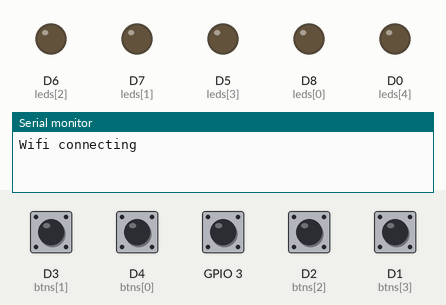
A sketch run on a simulated ESP8266 (NodeMCU). Parts: output pins drawn as LEDs (lit = HIGH), the last lines printed to the serial monitor. The inputs (shaded band) are chosen by the test bench; at power-on: D1 (btns[3]), D2 (btns[2]), D3 (btns[1]), D4 (btns[0]), GPIO 3 HIGH.

Above: at 1.4 s.
1.5 s: D3 (btns[1]) pulled LOW for 0.25 s
At 2.1 s:
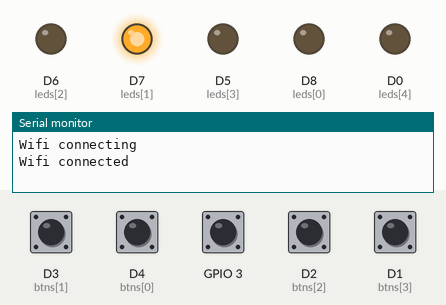
3.2 s: D4 (btns[0]) pulled LOW for 0.25 s
At 3.9 s:
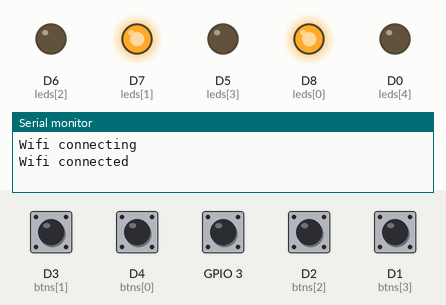
5.0 s: GPIO 3 pulled LOW for 0.25 s
At 6.5 s:
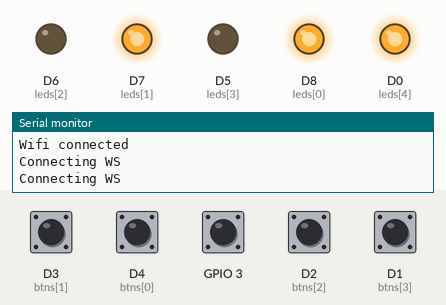
6.8 s: D2 (btns[2]) pulled LOW for 0.25 s
At 8.0 s:
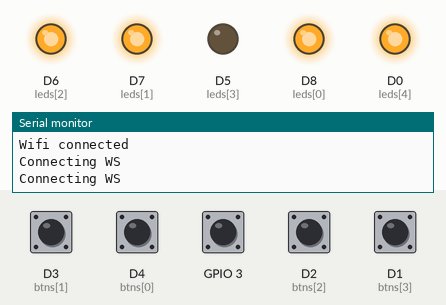
8.6 s: D1 (btns[3]) pulled LOW for 0.25 s
At 9.3 s:
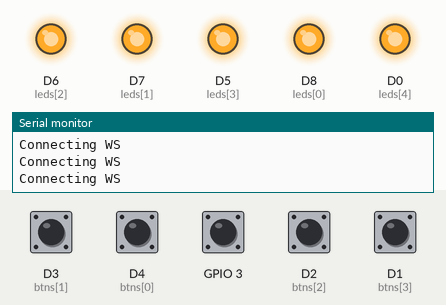
10.4 s: D3 (btns[1]) pulled LOW for 1 s
At 11.8 s:
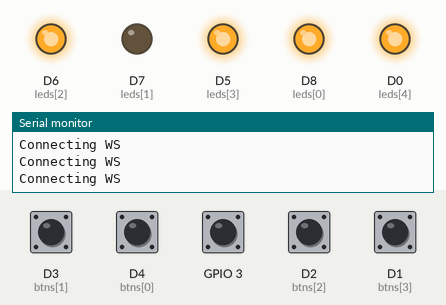
Timing chart, 0 to 13.4 s (numbered marks = the images above; inputs shaded):
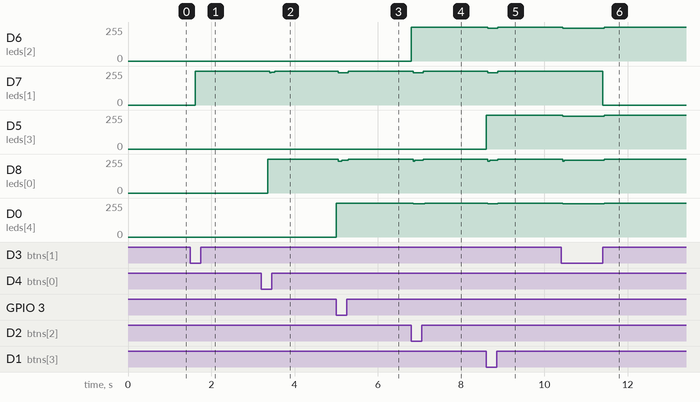

The sketch:

GroceryList.ino
```cpp
#include <stdarg.h>
#include <string.h>
#include "Pins.h"
#include "WifiHelpers.h"

const int optCount = 5;
const int leds[optCount] = { D8, D7, D6, D5, D0 };
const int btns[optCount] = { D4, D3, D2, D1, RX };
bool onList[optCount] = { false, false, false, false, false };

const int listId = 175;
const char* items[optCount] = { "Bread", "Eggs", "Milk", "Cheese", "Butter" };

bool pressed = false;

unsigned long lastDebounceTime = 0;
unsigned long debounceDelay = 200;

void setup() {
  Serial.begin(115200);
  pinMode(D0, OUTPUT);
  for (int thisLed = 0; thisLed < optCount; thisLed++) {
    pinMode(leds[thisLed], OUTPUT);
  }
  for (int thisBtn = 0; thisBtn < optCount; thisBtn++) {
    pinMode(btns[thisBtn], INPUT_PULLUP);
  }

  wifiInit(
    UpstairsWifi,
    String("{\"command\":\"subscribe\",\"identifier\":\"{\\\"channel\\\":\\\"ListJsonChannel\\\",\\\"channel_id\\\":\\\"list_") + listId + String("\\\"}\"}"),
    getState,
    onMessageCallback
  );
}

void loop() {
  if (debounce()) {
    displayLeds();
  }

  // Wifi connection + retry
  wifiLoop();
}

void post(String data) {
  String str = "{\"command\":\"message\",\"identifier\":\"{\\\"channel\\\":\\\"ListJsonChannel\\\",\\\"channel_id\\\":\\\"list_";
  str += listId;
  str += "\\\"}\",\"data\":\"";
  str += data;
  str += "\"}";
  client.send(str);
}

void addItem(int itemIdx) {
  if (onList[itemIdx]) {
    onList[itemIdx] = false;
    String str = "{\\\"action\\\":\\\"receive\\\",\\\"remove\\\": \\\"";
    str += items[itemIdx];
    str += "\\\"}";
    post(str);
  } else {
    onList[itemIdx] = true;
    String str = "{\\\"action\\\":\\\"receive\\\",\\\"add\\\": \\\"";
    str += items[itemIdx];
    str += "\\\"}";
    post(str);
  }
}

void displayLeds() {
  bool somePressed = false;
  for (int thisBtn=0; thisBtn < optCount; thisBtn++) {
    if (digitalRead(btns[thisBtn]) == LOW) {
      somePressed = true;
      if (!pressed) {
        pressed = true;
        addItem(thisBtn);
      }
    } else {
      digitalWrite(leds[thisBtn], LOW);
    }
  }
  if (!somePressed) {
    pressed = false;
    lastDebounceTime = millis();
  }

  for (int thisItem=0; thisItem < optCount; thisItem++) {
    if (onList[thisItem]) {
      digitalWrite(leds[thisItem], HIGH);
    }
  }
}

void getState() {
  post("{\\\"action\\\":\\\"receive\\\",\\\"get\\\":\\\"true\\\"}");
}

char* dupStr(const char* frozenStr) {
  char* mem = (char*)malloc(strlen(frozenStr) + 1);

  return strcpy(mem, frozenStr);
}

void onMessageCallback(WebsocketsMessage message) {
  char* lwr_message = strlwr(dupStr(message.c_str()));
  // Serial.println(lwr_message);

  for (int thisItem=0; thisItem < optCount; thisItem++) {
    const char* itemName = items[thisItem];
    String quote = "\"";
    char itemChar[1000];
    (quote + items[thisItem] + quote).toCharArray(itemChar, 1000);
    char* lwr_item = strlwr(dupStr(itemChar));

    if (strstr(lwr_message, lwr_item)) {
      onList[thisItem] = true;
    } else {
      onList[thisItem] = false;
    }
  }
}

bool debounce() {
  return (millis() - lastDebounceTime) > debounceDelay;
}
```

Measured:
- after the input at 1.5 s, D7 (leds[1]): 0/255 → 255/255 after 0.11 s
- after the input at 3.2 s, D7 (leds[1]): 255/255 → 247/255 after 0.20 s, → 255/255 0.12 s later; D8 (leds[0]): 0/255 → 255/255 after 0.16 s
- after the input at 5.0 s, D7 (leds[1]): 255/255 → 243/255 after 0.05 s, → 255/255 0.24 s later; D8 (leds[0]): 255/255 → 240/255 after 0.05 s, → 247/255 0.08 s later, → 255/255 0.16 s later; D0 (leds[4]): 0/255 → 255/255 at once
- after the input at 6.8 s, D6 (leds[2]): 0/255 → 255/255 at once; D7 (leds[1]): 255/255 → 243/255 after 0.05 s, → 255/255 0.24 s later; D8 (leds[0]): 255/255 → 247/255 after 0.05 s, → 255/255 0.24 s later; D0 (leds[4]): 255/255 → 249/255 after 0.05 s, → 255/255 0.28 s later
- after the input at 8.6 s, D6 (leds[2]): 255/255 → 245/255 at once, → 255/255 0.24 s later; D7 (leds[1]): 255/255 → 243/255 at once, → 255/255 0.24 s later; D5 (leds[3]): 0/255 → 255/255 at once; D8 (leds[0]): 255/255 → 247/255 at once, → 255/255 0.24 s later; D0 (leds[4]): 255/255 → 248/255 at once, → 255/255 0.24 s later
- after the input at 10.4 s, D6 (leds[2]): 255/255 → 245/255 at once, → 255/255 1.0 s later; D7 (leds[1]): 255/255 → 0/255 after 1.0 s; D5 (leds[3]), D8 (leds[0]): 255/255 → 247/255 at once, → 255/255 1.0 s later; D0 (leds[4]): 255/255 → 249/255 at once, → 255/255 1.0 s later
